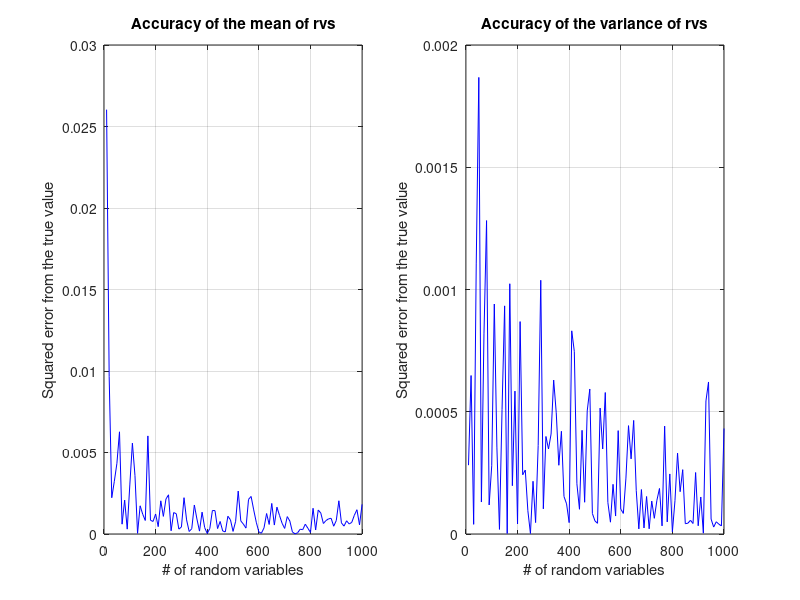
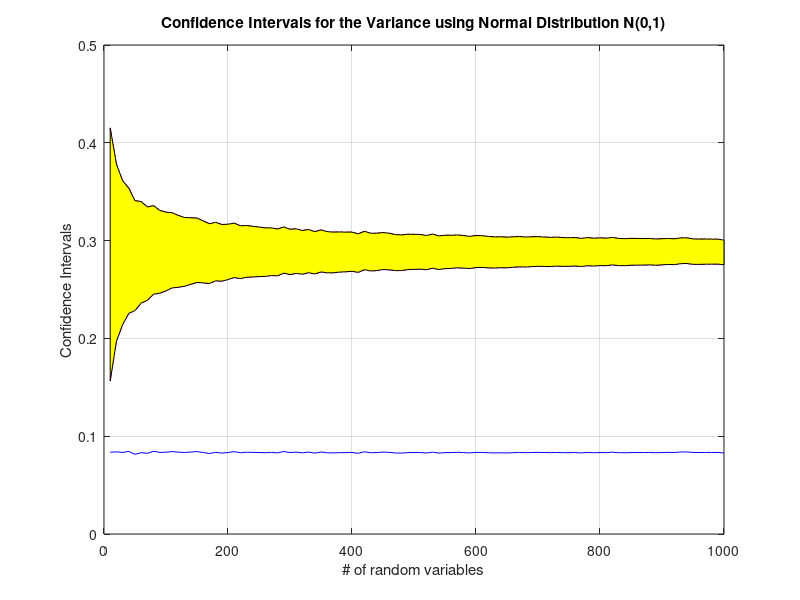

Write MATLAB code to recreate these figures, in order.
clear all;
close all;

% Initial number of random variables
n=10;
% Max number of rvs is n*num_samples
num_samples = 100;
% #experiments for each sample
num_exp = 100;
% Confidence level
gamma = 0.95;

mu = zeros(num_exp,num_samples);
std_dev = zeros(num_exp,num_samples);
ci_low = zeros(num_exp,num_samples);
ci_high = zeros(num_exp,num_samples);
zeta = zeros(1,num_samples);
xi = zeros(1,num_samples);

for i=1:num_samples
	zeta(i) = chi2inv((1-gamma)/2,n*i-1);
	xi(i) = chi2inv((1+gamma)/2,n*i-1);
end

% disp(zeta);

for i=1:num_samples
	for j= 1:num_exp
		% Generate n=48 iid U(0,1) r.v.’s
		rv = rand(1,n*i);

		% Find sample mean, sample std dev and 95%-confidence interval for the variance
		mu(j,i) = mean(rv);
		deviation = arrayfun(@(x) (x-mu(j,i))^2, rv);
		std_dev(j,i) = sum(deviation)/(n*i-1);
		ci_low(j,i) = sqrt(std_dev(j,i)*zeta(i)/(n*i-1));
		ci_high(j,i) = sqrt(std_dev(j,i)*xi(i)/(n*i-1));
	end
end

mean_mu = mean(mu,1);
mean_std_dev = mean(std_dev,1);
mean_ci_low = mean(ci_low,1);
mean_ci_high = mean(ci_high,1);

%Study the accuracy of the estimate with respect to the true value vs. n
mean_err_from_true = abs(mean_mu - 0.5);
std_dev_err_from_true = abs(mean_std_dev - 1/12);

%Plot the results
t = linspace(n, n*num_samples, num_samples);
figure('Name', 'Experiment4 - Accuracy');
subplot(1,2,1);
plot(t,mean_err_from_true, '-b');
grid on;
xlabel('# of random variables');
ylabel('Squared error from the true value');
title('Accuracy of the mean of rvs');
subplot(1,2,2);
plot(t,std_dev_err_from_true, '-b');
grid on;
xlabel('# of random variables');
ylabel('Squared error from the true value');
title('Accuracy of the variance of rvs');

figure('Name', 'Experiment4 - Confidence Intervals');
plot(t,mean_ci_high, '-.r');
grid on;
title('Confidence Intervals for the Variance using Normal Distribution N(0,1)');
hold on;
plot(t,mean_ci_low, '-.m');
xlabel('# of random variables');
ylabel('Confidence Intervals');
X = [t, fliplr(t)];
Y = [mean_ci_high, fliplr(mean_ci_low)];
fill(X, Y, 'y');
hold on;
plot(t,mean_std_dev, '-b');
